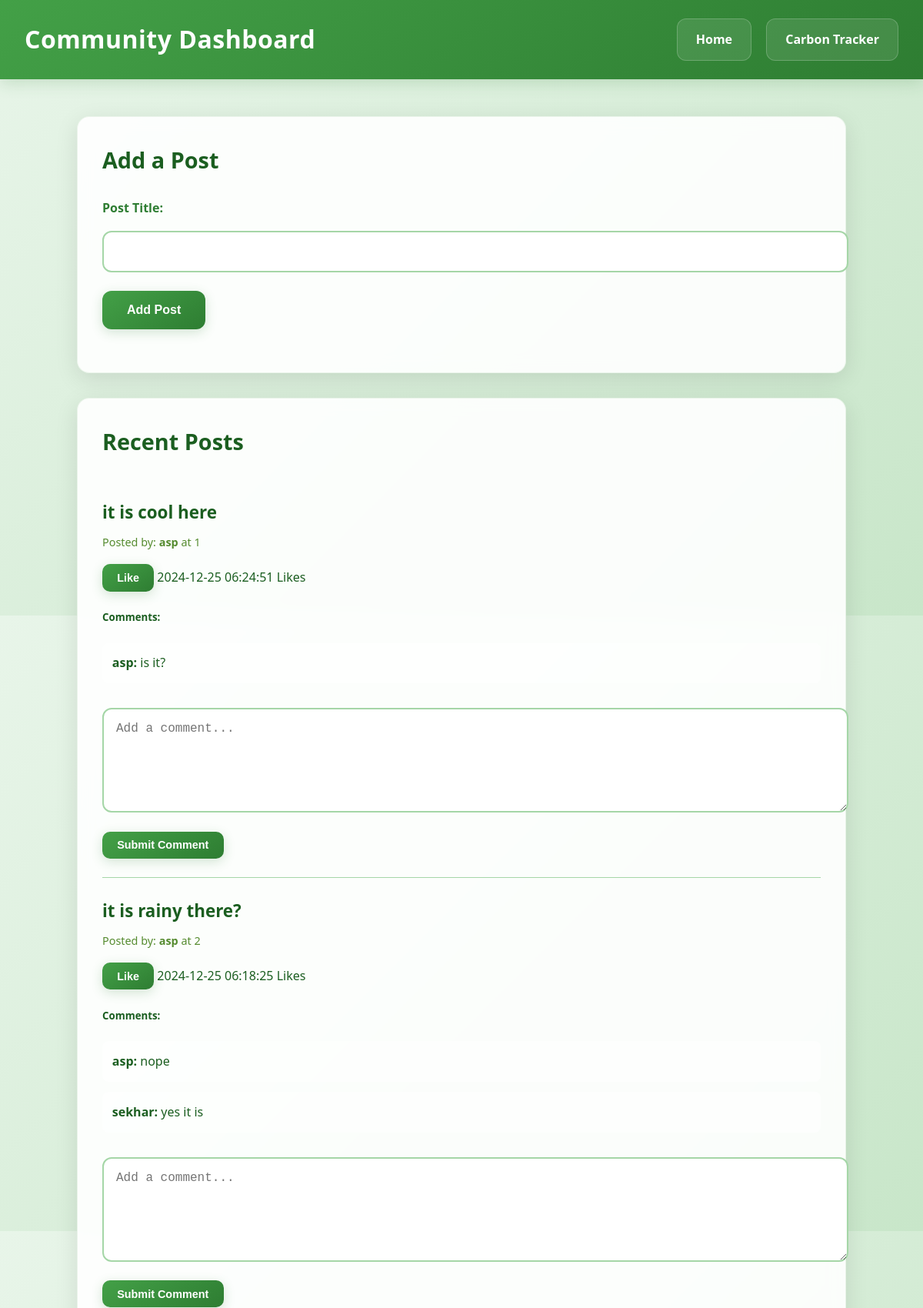
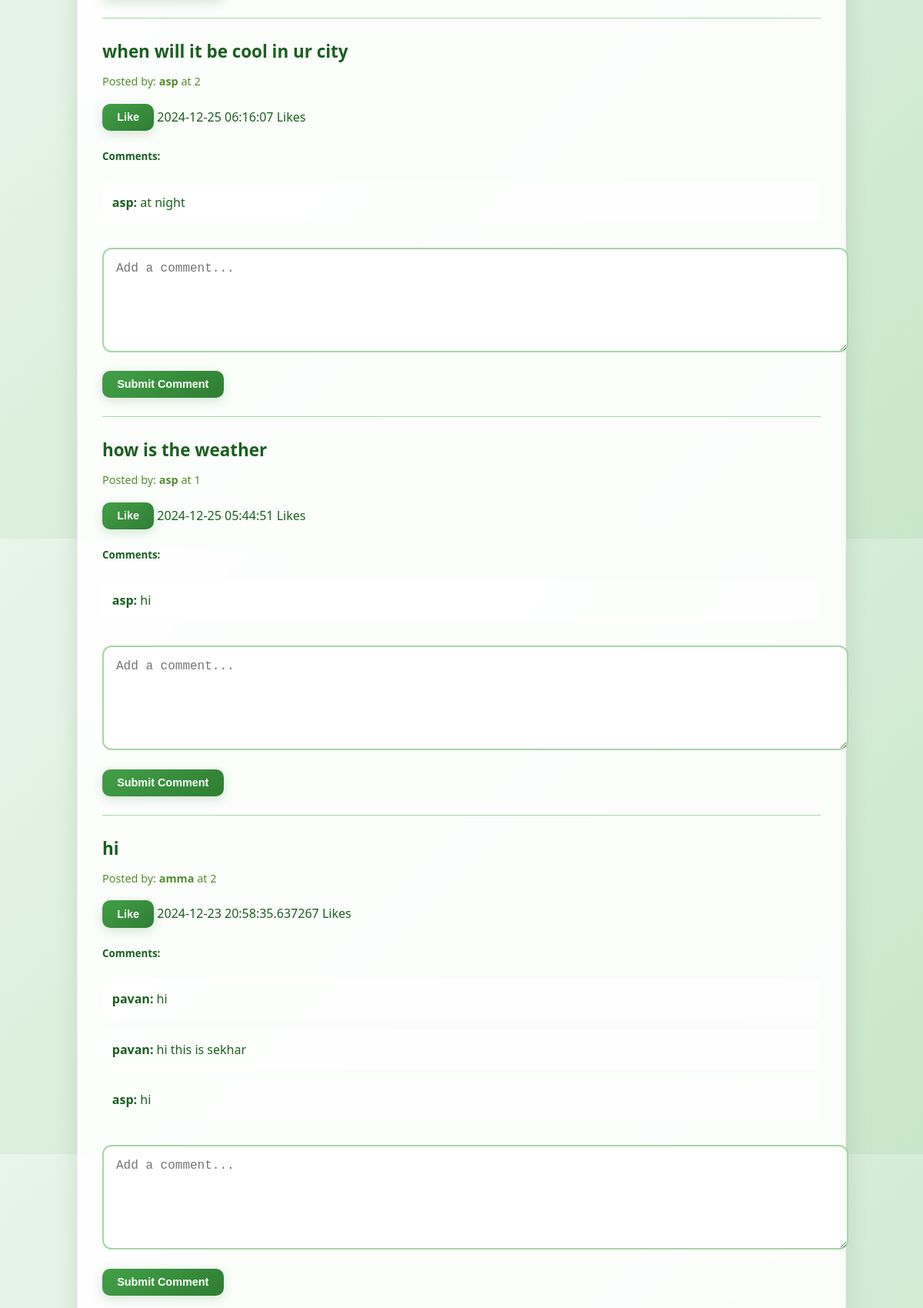
The app's page /community (upper part) with its own data (2 pictures, top to bottom).
### tables this page shows
CREATE TABLE community_posts (
    id INTEGER PRIMARY KEY AUTOINCREMENT,
    title TEXT NOT NULL,
    username TEXT NOT NULL,
    likes INTEGER DEFAULT 0,
    created_at TIMESTAMP DEFAULT CURRENT_TIMESTAMP
);

CREATE TABLE comments(id INTEGER PRIMARY KEY AUTOINCREMENT,
            post_id INTEGER,
            user_id INTEGER,
            content TEXT,
            created_at TIMESTAMP DEFAULT CURRENT_TIMESTAMP,
            FOREIGN KEY(post_id) REFERENCES posts(id),
            FOREIGN KEY(user_id) REFERENCES infosys(id));

### app.py (the view, shortened to what this page needs)
@app.route('/community', methods=['GET', 'POST'])
def community():
    cursor.execute("SELECT * FROM community_posts ORDER BY created_at DESC")
    posts = cursor.fetchall()
    post_list = []
    for post in posts:
        post_id = post[0]
        cursor.execute("SELECT * FROM comments WHERE post_id=?", (post_id,))
        comments = cursor.fetchall()
        post_list.append({
            'id': post[0],
            'title': post[1],
            'username': post[2],
            'created_at': post[3],
            'likes': post[4],
            'comments': [{'user_id': comment[2], 'content': comment[3]} for comment in comments]
        })
    return render_template(
        'community.html',
        posts=post_list,
        userId=session.get('userId', None),
        username=session.get('username', 'Anonymous')
    )

### templates/community.html (shortened to what this page needs)
<!DOCTYPE html>
<html lang="en">
<head>
</head>
<body>
    <header>
        <h1>Community Dashboard</h1>
        <nav>
            <a href="{{url_for('home')}}" class="nav-button">Home</a>
            <a href="{{url_for('carbon_tracker')}}" class="nav-button">Carbon Tracker</a>
        </nav>
    </header>
    <div class="community-section">
        <div class="community-card">
            <h3>Add a Post</h3>
            <form action="/community" method="POST">
                <div class="form-group">
                    <label for="post-title">Post Title:</label>
                    <input type="text" id="post-title" name="title" required>
                </div>
                <div class="form-group">
                    <button type="submit">Add Post</button>
                </div>
            </form>
        </div>
        <div class="community-card">
            <h3>Recent Posts</h3>
            <ul class="community-list">
                {% for post in posts %}
                <li class="community-item">
                    <h4>{{ post.title }}</h4>
                    <div class="posted-by">Posted by: <strong>{{ post.username }}</strong> at {{ post.created_at }}</div>
                    <div class="likes-comments">
                        <form class="like-form" data-post-id="{{ post.id }}">
                            <button type="submit" class="like-button">Like</button>
                            <span id="likes-count-{{ post.id }}">{{ post.likes }} Likes</span>
                        </form>
                    </div>
                    <div class="comments-section">
                        <h5>Comments:</h5>
                        <ul class="comments-list" id="comments-list-{{ post.id }}">
                            {% for comment in post.comments %}
                            <li>
                                <strong>{{ comment.user_id }}:</strong> {{ comment.content }}
                            </li>
                            {% endfor %}
                        </ul>
                        <form class="comment-form" data-post-id="{{ post.id }}">
                            <textarea name="content" placeholder="Add a comment..." required></textarea>
                            <button type="submit" class="comment-button">Submit Comment</button>
                        </form>
                    </div>
                </li>
                {% endfor %}
            </ul>
        </div>
    </div>
</body>
</html>

### templates/community.html (style rules this page uses)
body { font-family: 'Segoe UI', system-ui, -apple-system, sans-serif; margin: 0; padding: 0; background: linear-gradient(135deg, #e8f5e9 0%, #c8e6c9 100%); color: #1b5e20; line-height: 1.7; min-height: 100vh; }
header { background: linear-gradient(145deg, #43a047, #2e7d32); color: white; padding: 1.5rem 2rem; display: flex; justify-content: space-between; align-items: center; box-shadow: 0 4px 20px rgba(46, 125, 50, 0.2); }
header h1 { margin: 0; font-size: 2rem; font-weight: 700; letter-spacing: 0.5px; }
nav { display: flex; gap: 1.2rem; }
.nav-button { color: white; text-decoration: none; padding: 0.8rem 1.5rem; border-radius: 12px; background: rgba(255, 255, 255, 0.1); font-weight: 600; transition: all 0.3s cubic-bezier(0.4, 0, 0.2, 1); border: 1px solid rgba(255, 255, 255, 0.2); }
.community-section { max-width: 1000px; margin: 3rem auto; padding: 0 1.5rem; }
.community-card { background-color: rgba(255, 255, 255, 0.9); border-radius: 16px; box-shadow: 0 8px 30px rgba(0, 0, 0, 0.1); padding: 2rem; margin-bottom: 2rem; transition: all 0.3s ease; backdrop-filter: blur(10px); border: 1px solid rgba(67, 160, 71, 0.1); }
h3 { margin: 0 0 1.5rem 0; font-size: 1.8rem; color: #1b5e20; font-weight: 700; }
.form-group { margin-bottom: 1.5rem; }
label { display: block; margin-bottom: 0.5rem; font-weight: 600; color: #2e7d32; }
input[type="text"], textarea { width: 100%; padding: 1rem; margin-top: 0.5rem; border: 2px solid #a5d6a7; border-radius: 12px; font-size: 1rem; background-color: rgba(255, 255, 255, 0.9); transition: all 0.3s ease; }
button { background: linear-gradient(145deg, #43a047, #2e7d32); color: white; padding: 1rem 2rem; border: none; border-radius: 12px; font-size: 1rem; font-weight: 600; cursor: pointer; transition: all 0.3s cubic-bezier(0.4, 0, 0.2, 1); box-shadow: 0 4px 15px rgba(46, 125, 50, 0.2); }
.community-list { list-style: none; padding: 0; }
.community-item { border-bottom: 1px solid #a5d6a7; padding: 1.5rem 0; }
.community-item h4 { margin: 0 0 0.5rem 0; font-size: 1.4rem; color: #1b5e20; }
.posted-by { font-size: 0.9rem; color: #558b2f; margin-bottom: 1rem; }
.likes-comments { display: flex; align-items: center; gap: 1rem; margin: 1rem 0; }
.like-button, .comment-button { padding: 0.6rem 1.2rem; font-size: 0.9rem; border-radius: 10px; }
.comments-section { margin-top: 1rem; }
.comments-list { list-style: none; padding: 0; margin: 1rem 0; }
.comments-list li { background-color: rgba(255, 255, 255, 0.5); padding: 0.8rem; margin-bottom: 0.8rem; border-radius: 8px; }
.comment-form textarea { min-height: 100px; resize: vertical; margin: 1rem 0; }

### records on screen
community_posts: title "it is cool here", username "asp", created_at "1", likes "2024-12-25 06:24:51"
comments: user_id "asp", content "is it?"
community_posts: title "it is rainy there?", username "asp", created_at "2", likes "2024-12-25 06:18:25"
comments: user_id "asp", content "nope"
comments: user_id "sekhar", content "yes it is"
community_posts: title "when will it be cool in ur city", username "asp", created_at "2", likes "2024-12-25 06:16:07"
comments: user_id "asp", content "at night"
community_posts: title "how is the weather", username "asp", created_at "1", likes "2024-12-25 05:44:51"
comments: user_id "asp", content "hi"
community_posts: title "hi", username "amma", created_at "2", likes "2024-12-23 20:58:35.637267"
comments: user_id "pavan", content "hi"
comments: user_id "pavan", content "hi this is sekhar"
comments: user_id "asp", content "hi"
